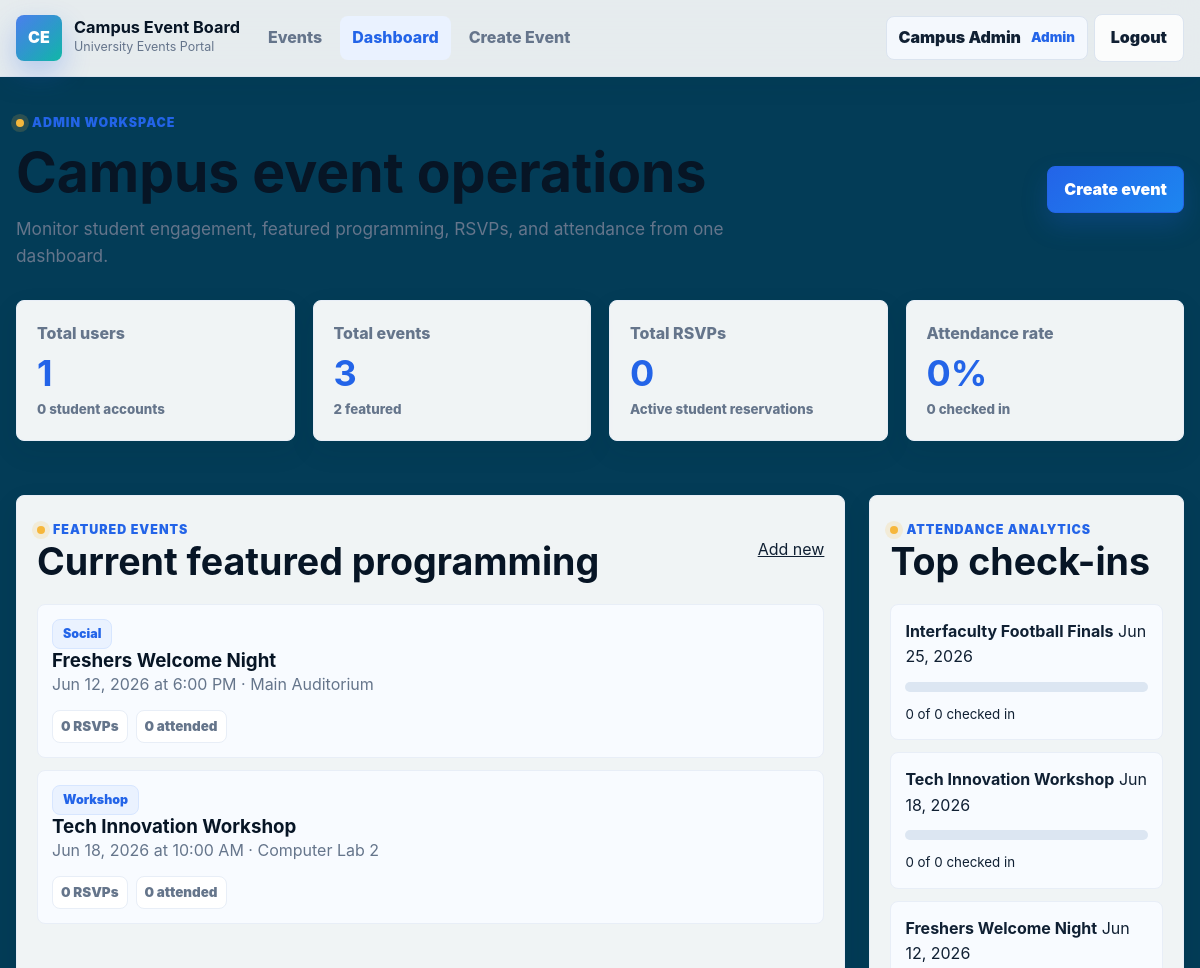
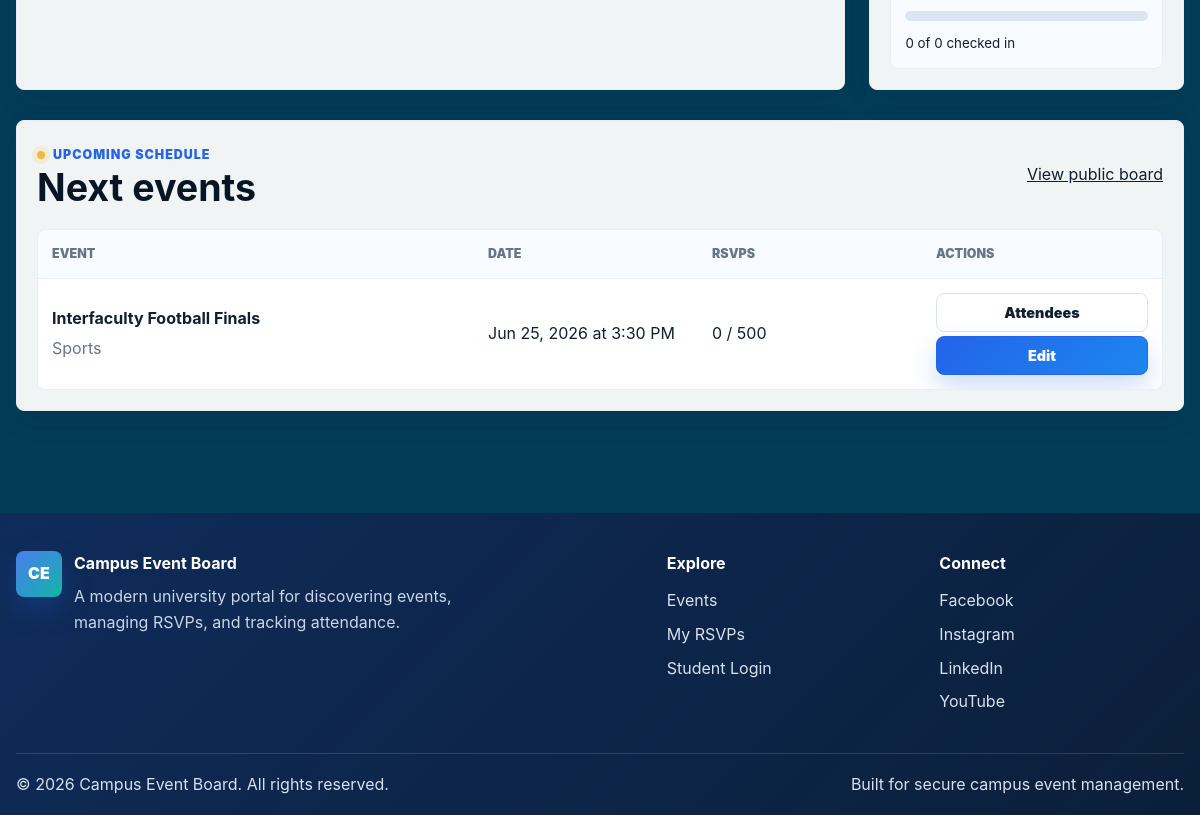
Page /admin/dashboard.php (signed in) on the committed database (2 pictures, top to bottom).
### tables this page shows
CREATE TABLE events (
    id INT UNSIGNED AUTO_INCREMENT PRIMARY KEY,
    title VARCHAR(180) NOT NULL,
    description TEXT NOT NULL,
    category VARCHAR(80) NOT NULL,
    location VARCHAR(160) NOT NULL,
    event_date DATE NOT NULL,
    event_time TIME NOT NULL,
    capacity INT UNSIGNED NOT NULL,
    image VARCHAR(255) DEFAULT NULL,
    is_featured TINYINT(1) NOT NULL DEFAULT 0,
    created_by INT UNSIGNED DEFAULT NULL,
    created_at TIMESTAMP NOT NULL DEFAULT CURRENT_TIMESTAMP,
    updated_at TIMESTAMP NULL DEFAULT NULL ON UPDATE CURRENT_TIMESTAMP,
    CONSTRAINT fk_events_created_by
        FOREIGN KEY (created_by)
        REFERENCES users(id)
        ON DELETE SET NULL
);

### admin/dashboard.php (the view, shortened to what this page needs)
<?php
require_once __DIR__ . '/../config/db.php';
$statsStatement = $pdo->prepare(
    'SELECT
        (SELECT COUNT(*) FROM users WHERE role = "student") AS total_students,
        (SELECT COUNT(*) FROM users) AS total_users,
        (SELECT COUNT(*) FROM events) AS total_events,
        (SELECT COUNT(*) FROM rsvps WHERE status = "going") AS total_rsvps,
        (SELECT COUNT(*) FROM events WHERE is_featured = 1) AS featured_events,
        (SELECT COUNT(*) FROM attendance) AS total_attendance'
);
$statsStatement->execute();
$stats = $statsStatement->fetch();
$attendanceRate = 0;
$featuredStatement = $pdo->prepare(
    'SELECT
        e.id,
        e.title,
        e.category,
        e.location,
        e.event_date,
        e.event_time,
        COUNT(DISTINCT CASE WHEN r.status = "going" THEN r.id END) AS rsvp_count,
        COUNT(DISTINCT a.id) AS attendance_count
     FROM events e
     LEFT JOIN rsvps r ON r.event_id = e.id
     LEFT JOIN attendance a ON a.rsvp_id = r.id
     WHERE e.is_featured = 1
     GROUP BY e.id
     ORDER BY e.event_date ASC, e.event_time ASC
     LIMIT 5'
);
$featuredStatement->execute();
$featuredEvents = $featuredStatement->fetchAll();
$topAttendanceStatement = $pdo->prepare(
    'SELECT
        e.id,
        e.title,
        e.event_date,
        COUNT(DISTINCT CASE WHEN r.status = "going" THEN r.id END) AS rsvp_count,
        COUNT(DISTINCT a.id) AS attendance_count
     FROM events e
     LEFT JOIN rsvps r ON r.event_id = e.id
     LEFT JOIN attendance a ON a.rsvp_id = r.id
     GROUP BY e.id
     ORDER BY attendance_count DESC, rsvp_count DESC
     LIMIT 5'
);
$topAttendanceStatement->execute();
$attendanceEvents = $topAttendanceStatement->fetchAll();
$upcomingStatement = $pdo->prepare(
    'SELECT
        e.id,
        e.title,
        e.category,
        e.event_date,
        e.event_time,
        e.capacity,
        COUNT(DISTINCT CASE WHEN r.status = "going" THEN r.id END) AS rsvp_count
     FROM events e
     LEFT JOIN rsvps r ON r.event_id = e.id
     WHERE e.event_date >= :today
     GROUP BY e.id
     ORDER BY e.event_date ASC, e.event_time ASC
     LIMIT 6'
);
$upcomingStatement->execute([
    ':today' => date('Y-m-d'),
]);
$upcomingEvents = $upcomingStatement->fetchAll();
require_once __DIR__ . '/../includes/header.php';
?>
<section class="admin-hero">
    <div>
        <span class="eyebrow">Admin workspace</span>
        <h1>Campus event operations</h1>
        <p>Monitor student engagement, featured programming, RSVPs, and attendance from one dashboard.</p>
    </div>
    <a class="btn btn-primary" href="create_event.php">Create event</a>
</section>
<section class="dashboard-grid" aria-label="Dashboard summary cards">
    <article class="dashboard-card">
        <span>Total users</span>
        <strong><?php echo htmlspecialchars((string) $stats['total_users'], ENT_QUOTES, 'UTF-8'); ?></strong>
        <small><?php echo htmlspecialchars((string) $stats['total_students'], ENT_QUOTES, 'UTF-8'); ?> student accounts</small>
    </article>
    <article class="dashboard-card">
        <span>Total events</span>
        <strong><?php echo htmlspecialchars((string) $stats['total_events'], ENT_QUOTES, 'UTF-8'); ?></strong>
        <small><?php echo htmlspecialchars((string) $stats['featured_events'], ENT_QUOTES, 'UTF-8'); ?> featured</small>
    </article>
    <article class="dashboard-card">
        <span>Total RSVPs</span>
        <strong><?php echo htmlspecialchars((string) $stats['total_rsvps'], ENT_QUOTES, 'UTF-8'); ?></strong>
        <small>Active student reservations</small>
    </article>
    <article class="dashboard-card">
        <span>Attendance rate</span>
        <strong><?php echo htmlspecialchars((string) $attendanceRate, ENT_QUOTES, 'UTF-8'); ?>%</strong>
        <small><?php echo htmlspecialchars((string) $stats['total_attendance'], ENT_QUOTES, 'UTF-8'); ?> checked in</small>
    </article>
</section>
<section class="admin-layout">
    <div class="admin-panel">
        <div class="panel-heading">
            <div>
                <span class="eyebrow">Featured events</span>
                <h2>Current featured programming</h2>
            </div>
            <a href="create_event.php">Add new</a>
        </div>
        <?php if (empty($featuredEvents)): ?>
            <div class="empty-state compact-empty">
                <h3>No featured events</h3>
                <p>Mark an event as featured to highlight it on the homepage.</p>
            </div>
        <?php else: ?>
            <div class="admin-list">
                <?php foreach ($featuredEvents as $event): ?>
                    <article class="admin-list-item">
                        <div>
                            <span class="badge"><?php echo htmlspecialchars($event['category'], ENT_QUOTES, 'UTF-8'); ?></span>
                            <h3>
                                <a href="../event.php?id=<?php echo htmlspecialchars((string) $event['id'], ENT_QUOTES, 'UTF-8'); ?>">
                                    <?php echo htmlspecialchars($event['title'], ENT_QUOTES, 'UTF-8'); ?>
                                </a>
                            </h3>
                            <p>
                                <?php echo htmlspecialchars(date('M j, Y', strtotime($event['event_date'])), ENT_QUOTES, 'UTF-8'); ?>
                                at
                                <?php echo htmlspecialchars(date('g:i A', strtotime($event['event_time'])), ENT_QUOTES, 'UTF-8'); ?>
                                ·
                                <?php echo htmlspecialchars($event['location'], ENT_QUOTES, 'UTF-8'); ?>
                            </p>
                        </div>
                        <div class="admin-list-stats">
                            <span><?php echo htmlspecialchars((string) $event['rsvp_count'], ENT_QUOTES, 'UTF-8'); ?> RSVPs</span>
                            <span><?php echo htmlspecialchars((string) $event['attendance_count'], ENT_QUOTES, 'UTF-8'); ?> attended</span>
                        </div>
                    </article>
                <?php endforeach; ?>
            </div>
        <?php endif; ?>
    </div>
    <aside class="admin-panel">
        <div class="panel-heading">
            <div>
                <span class="eyebrow">Attendance analytics</span>
                <h2>Top check-ins</h2>
            </div>
        </div>
        <?php if (empty($attendanceEvents)): ?>
            <div class="empty-state compact-empty">
                <h3>No attendance yet</h3>
                <p>Attendance will appear after admins check in students.</p>
            </div>
        <?php else: ?>
            <div class="analytics-list">
                <?php foreach ($attendanceEvents as $event): ?>
                    <?php
                    $eventRsvps = (int) $event['rsvp_count'];
                    $eventAttendance = (int) $event['attendance_count'];
                    $eventRate = $eventRsvps > 0 ? round(($eventAttendance / $eventRsvps) * 100) : 0;
                    ?>
                    <article class="analytics-item">
                        <div>
                            <strong><?php echo htmlspecialchars($event['title'], ENT_QUOTES, 'UTF-8'); ?></strong>
                            <span><?php echo htmlspecialchars(date('M j, Y', strtotime($event['event_date'])), ENT_QUOTES, 'UTF-8'); ?></span>
                        </div>
                        <div class="progress-track" aria-label="Attendance rate <?php echo htmlspecialchars((string) $eventRate, ENT_QUOTES, 'UTF-8'); ?> percent">
                        </div>
                        <small>
                            <?php echo htmlspecialchars((string) $eventAttendance, ENT_QUOTES, 'UTF-8'); ?>
                            of
                            <?php echo htmlspecialchars((string) $eventRsvps, ENT_QUOTES, 'UTF-8'); ?>
                            checked in
                        </small>
                    </article>
                <?php endforeach; ?>
            </div>
        <?php endif; ?>
    </aside>
</section>
<section class="admin-panel">
    <div class="panel-heading">
        <div>
            <span class="eyebrow">Upcoming schedule</span>
            <h2>Next events</h2>
        </div>
        <a href="../index.php">View public board</a>
    </div>
    <?php if (empty($upcomingEvents)): ?>
        <div class="empty-state compact-empty">
            <h3>No upcoming events</h3>
            <p>Create an event to begin building the campus schedule.</p>
        </div>
    <?php else: ?>
        <div class="responsive-table admin-table" role="table" aria-label="Upcoming events">
            <div class="table-row table-head" role="row">
                <div role="columnheader">Event</div>
                <div role="columnheader">Date</div>
                <div role="columnheader">RSVPs</div>
                <div role="columnheader">Actions</div>
            </div>
            <?php foreach ($upcomingEvents as $event): ?>
                <article class="table-row" role="row">
                    <div role="cell" data-label="Event">
                        <strong><?php echo htmlspecialchars($event['title'], ENT_QUOTES, 'UTF-8'); ?></strong>
                        <span><?php echo htmlspecialchars($event['category'], ENT_QUOTES, 'UTF-8'); ?></span>
                    </div>
                    <div role="cell" data-label="Date">
                        <?php echo htmlspecialchars(date('M j, Y', strtotime($event['event_date'])), ENT_QUOTES, 'UTF-8'); ?>
                        at
                        <?php echo htmlspecialchars(date('g:i A', strtotime($event['event_time'])), ENT_QUOTES, 'UTF-8'); ?>
                    </div>
                    <div role="cell" data-label="RSVPs">
                        <?php echo htmlspecialchars((string) $event['rsvp_count'], ENT_QUOTES, 'UTF-8'); ?>
                        /
                        <?php echo htmlspecialchars((string) $event['capacity'], ENT_QUOTES, 'UTF-8'); ?>
                    </div>
                    <div role="cell" data-label="Actions" class="table-actions">
                        <a class="btn btn-outline btn-small" href="attendees.php?id=<?php echo htmlspecialchars((string) $event['id'], ENT_QUOTES, 'UTF-8'); ?>">Attendees</a>
                        <a class="btn btn-primary btn-small" href="edit_event.php?id=<?php echo htmlspecialchars((string) $event['id'], ENT_QUOTES, 'UTF-8'); ?>">Edit</a>
                    </div>
                </article>
            <?php endforeach; ?>
        </div>
    <?php endif; ?>
</section>
<?php require_once __DIR__ . '/../includes/footer.php'; ?>

### rows in the picture
events: category "Social", title "Freshers Welcome Night", event_date "Jun 12, 2026", event_time "6:00 PM", location "Main Auditorium", rsvp_count "0", attendance_count "0", eventAttendance "0", eventRsvps "0"
events: category "Workshop", title "Tech Innovation Workshop", event_date "Jun 18, 2026", event_time "10:00 AM", location "Computer Lab 2", rsvp_count "0", attendance_count "0", eventAttendance "0", eventRsvps "0"
events: title "Interfaculty Football Finals", event_date "Jun 25, 2026", eventAttendance "0", eventRsvps "0", category "Sports", event_time "3:30 PM", rsvp_count "0", capacity "500"

### other values in the picture
$_SESSION['user_name'] "Campus Admin"
$_SESSION['user_role'] "Admin"
$stats['total_users'] "1"
$stats['total_students'] "0"
$stats['total_events'] "3"
$stats['featured_events'] "2"
$stats['total_rsvps'] "0"
$attendanceRate "0"
$stats['total_attendance'] "0"
